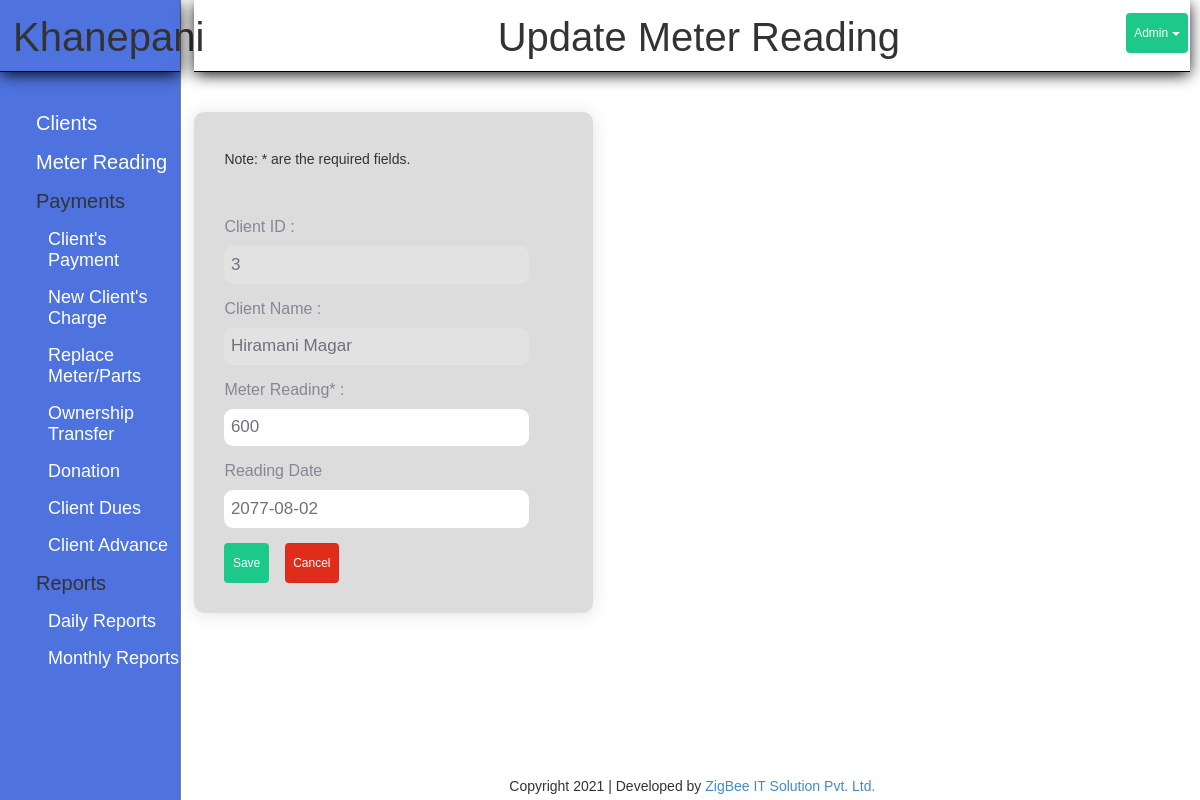
The app's page /index.php?page=meter_update&mid=45&cid=3 (signed in), older data.
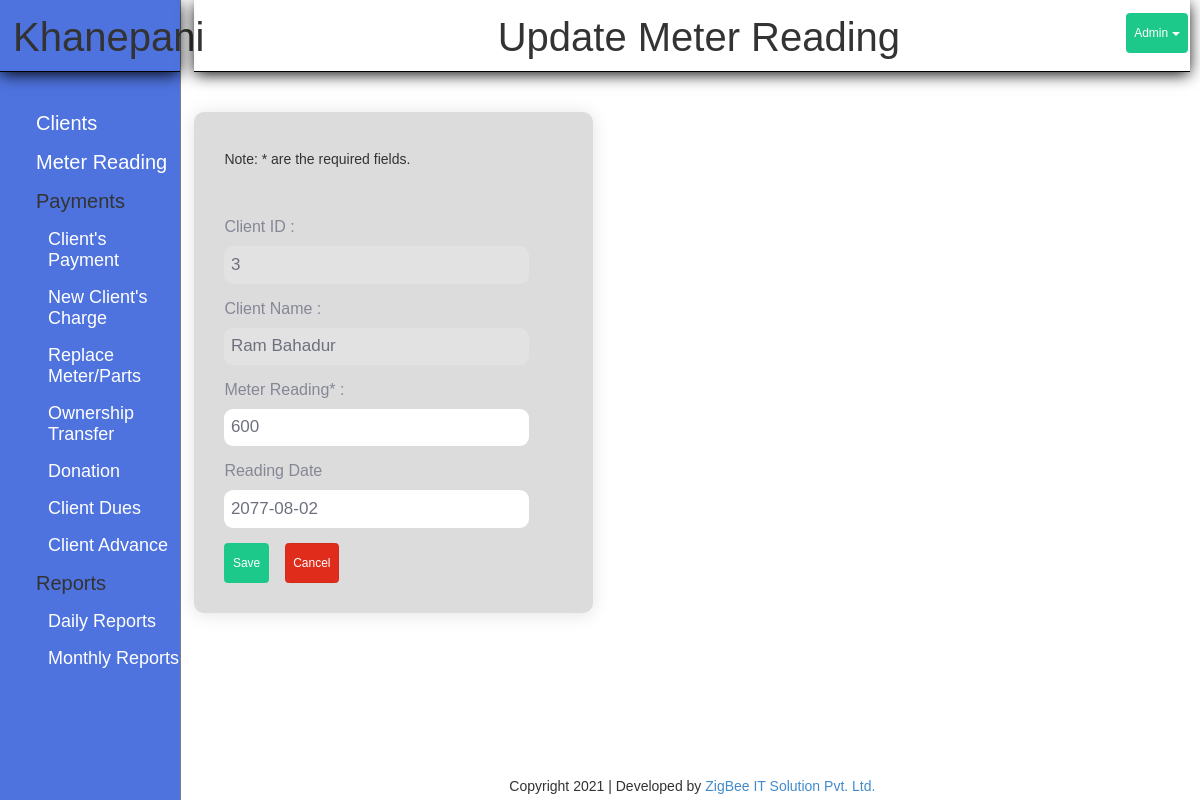
The same page, newer data.
### tables this page shows
CREATE TABLE `meter` (
  `mid` int(11) NOT NULL,
  `cid` int(11) NOT NULL,
  `reading` varchar(11) NOT NULL,
  `read_date` varchar(10) NOT NULL,
  `status` varchar(10) NOT NULL DEFAULT 'unpaid'
);

CREATE TABLE `client` (
  `id` int(11) NOT NULL,
  `name` varchar(30) NOT NULL,
  `phone` bigint(11) NOT NULL,
  `joinned` date DEFAULT NULL,
  `gharnum` varchar(10) DEFAULT NULL,
  `area` varchar(20) NOT NULL,
  `meter` varchar(15) NOT NULL,
  `address` varchar(20) NOT NULL,
  `father` varchar(30) DEFAULT NULL,
  `mother` varchar(30) DEFAULT NULL,
  `grandfather` varchar(50) DEFAULT NULL,
  `remark` text DEFAULT NULL
);

### modules/meter/function.php (called while the page is built, shortened)
<?php
	class MeterModel{
	function getSingle($d)
		{
			global $con;
			$sql = "SELECT meter.*, client.*
					FROM meter
					INNER JOIN client
					ON meter.cid=client.id  WHERE mid = ".$d;
			$rs = mysqli_query($con, $sql);
			$row = mysqli_fetch_assoc($rs);
			return $row;
		}
	}
?>

### modules/meter/update_form.php (the view, shortened to what this page needs)
<?php
if(isset($_GET['mid']))
{
	$s = $meter->getSingle($_GET['mid']);
}
?>
<div>
	<h1 class="title">Update Meter Reading</h1>
</div>
	<div class="form-box">
		<form method="post" action="?page=meter_update">
			<h5>Note: * are the required fields.</h5> <br> <br>
				<label>Client ID : </label>
				<input type="text" class="form-controlled" value="<?php echo $s['cid']; ?>" disabled />
				<label>Client Name : </label>
				<input type="text" class="form-controlled" value="<?php echo $s['name']; ?>" name="cust_name" disabled/>
				<label>Meter Reading* : </label>
				<input type="text" class="form-controlled" value="<?php echo $s['reading']; ?>" name="reading" required/>
				<label>Reading Date</label>
				<input type="text" name="read_date"  class="form-controlled" value="<?php echo $s['read_date']; ?>" >
			<input type="submit" class="btn btn-success btn-man" value="Save" />
			<a href="?page=meter" class="btn btn-danger">Cancel</a>
		</form>
	</div>

Row changes from the older to the newer data that the page shows:
changed through a linked row, meter: cust_name "Hiramani Magar" → "Ram Bahadur"
